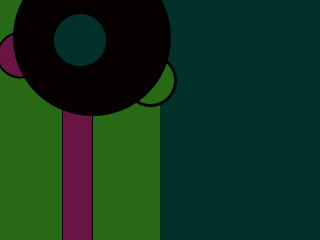
Frame 1 (no input)
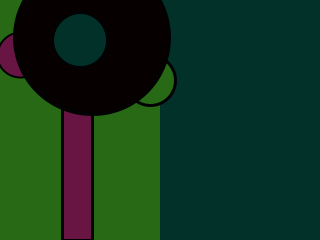
Frame 60 (the mouse pressed at the canvas centre just before this capture)
Frame 120 (the mouse held since frame 60 and released just before this capture): identical to frame 60, image omitted

The Processing sketch that drew these frames (run headless with seeded random() and noise(); from frame 60 on, the mouse is pressed at the canvas centre):

// Processing sketch: processing_18858
// ── processing_18858.pde

void setup()
{ 
  size(320,240);  
  background(25,88,60);
}


void draw()
 {
   
noStroke();
smooth();
fill(40,105,21);
rect(00,00,160,240);

fill(2,49,41);
rect(160,00,160,240);

stroke(2);
fill(105,21,68);
rect(62,00,30,240);

strokeWeight(3);
fill(40,105,21);
ellipse( 150,80,50,50);

strokeWeight(2);
fill(21,105,98);
ellipse( 80,40,55,55);

fill(105,21,68);
ellipse( 20,55,45,45);

strokeWeight(3);
fill(6,0,0);
ellipse( 92,37, 155, 155);

fill(2,49,41);
ellipse( 80,40,55,55);


  
}
